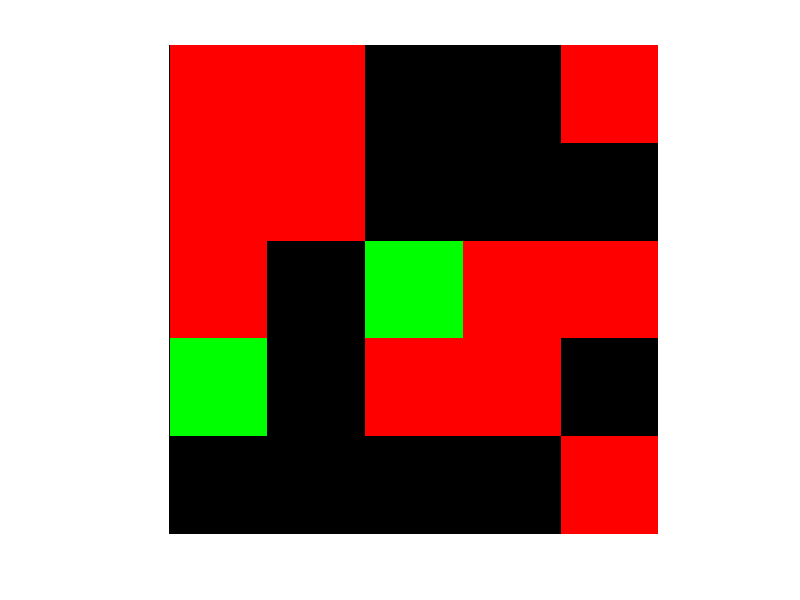

Write MATLAB code to recreate this figure. (Note: this script raises an error after producing the figure.)
%% Random indoor environment generator
% This matlab script makes random environments within a given boundaries of
% an environment. The corridors are generated by virtual agents, started from
% each location that the robot in the final environment will start from. This
% script ensures that the generated corridors are always connected to
% each other. After the corridor generation, doors and rooms are created at
% random as well.
%%%%%%%%%%%
% Authored by Kimberly McGuire (k.n.mcguire@tudelft.nl)
%%%%%%%%%%%%


close all
clc
clear all

%Defined variables
width_environment = 5;
height_environment = 5;
resolution=2;
starting_location_agents = [1,1;5,5];
chance_agent_gostraight = 0.6;
density_corridor = 0.45;
density_openings = 0.5;
size_opening = 8;
opening_percentage = 0.03;
size_rooms = 2;
iterations = 100;
visualize_agents = true;
create_rooms = true;
show_end_result = true;
make_ARGoS_environment = true;

% Initializing environment grid
grid = cell(width_environment,height_environment);
grid{width_environment,height_environment} = [];
for k = 1:width_environment
    for j = 1:height_environment
        grid{k,j}.agent = 0;
        grid{k,j}.circle_action = zeros(2,4);
        grid{k,j}.corridor = 0;
    end
end

% Initialize starting position per agent
for k=1:size(starting_location_agents,2)
    grid{starting_location_agents(k,1),starting_location_agents(k,2)}.agent = 1;
    grid{starting_location_agents(k,1),starting_location_agents(k,2)}.circle_action = circshift([0 1; 1 0; 0 -1; -1 0],[randi([0,4]) 0]);
end

% Initialize variables for loop
random_number = 0;
next_action = "go_straight";

%For It iterations
for it = 1:iterations
    
    %Find current location of agent(s) in grid
    convertgrid= cellfun( @(sas) sas.agent, grid, 'uni', 0 );
    isyes = cellfun(@(sas)isequal(sas,1),convertgrid);
    [rowagent,colagent] = find(isyes);
    
    % For il agents found.
    for il=1:length(rowagent)
        
        %Randomize action selector for the agent
        %pick random number
        random_number = rand;
        %  percent of the time just go straight
        if random_number<=chance_agent_gostraight
            next_action = "go_straight";
        else % Do something else
            precentage_rest = 1-chance_agent_gostraight;
            if random_number>chance_agent_gostraight&&random_number<=chance_agent_gostraight + precentage_rest/2
                next_action = "go_left";
            end
            if random_number>chance_agent_gostraight + precentage_rest/2&&random_number<=1
                next_action = "go_right";
            end
        end
        
        % Per state, find out the direction the agent want to go next with
        % a circle_action. This ensures that the agent only has choice
        % between up left down right (and their immediate neighbors)
        switch next_action
            case "go_straight"
                %Do nothing
            case "go_left"
                grid{rowagent(il),colagent(il)}.circle_action= circshift(grid{rowagent(il),colagent(il)}.circle_action,[-1 0]);
            case "go_right"
                grid{rowagent(il),colagent(il)}.circle_action= circshift(grid{rowagent(il),colagent(il)}.circle_action,[1 0]);
        end
        
        % Calculate next direction and location of the agent
        next_direction = grid{rowagent(il),colagent(il)}.circle_action(1,:);
        next_location_agent = [rowagent(il)+next_direction(1),colagent(il)+next_direction(2)];
        
        %If next location is outside of environment, relocate the agent to
        %the otherside of the environment (like snake 2!)
        next_location_agent = [1 + mod(next_location_agent(1)-1,width_environment), ...
            1 + mod(next_location_agent(2)-1,height_environment)];
        
        %Place the agent at the next location and leave a corridor trace
        grid{next_location_agent(1),next_location_agent(2)}.agent = 1;
        grid{next_location_agent(1),next_location_agent(2)}.circle_action = grid{rowagent(il),colagent(il)}.circle_action ;
        grid{rowagent(il),colagent(il)}.agent = 0;
        grid{rowagent(il),colagent(il)}.corridor = 1;
    end
    
    %Obtain the resulting corridor from this iteration and check if it
    %surpasses the given density value
    result_corridor= cell2mat(cellfun( @(sas) sas.corridor, grid, 'uni', 0 ));
    if sum(sum(result_corridor))/(width_environment*height_environment) > density_corridor
        break
    end
    % Visualize the agents making the environment
    if visualize_agents
        figure(1),
        result_current_location_agent= cell2mat(cellfun( @(sas) sas.agent, grid, 'uni', 0 ));
        rgb=zeros(width_environment,height_environment,3);
        rgb(:,:,1)=result_corridor;
        rgb(:,:,2)=result_current_location_agent;
        imshow(rgb,[],'InitialMagnification',1000)
    end
end


%% Check connectivity of walls between agents
close all

%Find the clusters of corridors
corridor_bin=imbinarize(result_corridor);
connected_corridors= bwconncomp(corridor_bin);


% Go through each cluster and see if the agents position is all in one of them
found_connection=false;
for k = 1:connected_corridors.NumObjects
    [y,x] = ind2sub(size(corridor_bin), connected_corridors.PixelIdxList{k});
    %See per initial position, if the agents sit in the same cluster
    for m = 1:size(starting_location_agents,2)
        clear check_interconnection
        check_interconnection=intersect([y,x],starting_location_agents(m,:),'rows');
        %if just one is empty, immediatly break the loop!
        if isempty(check_interconnection)
            break
        else
            %Do not do anything and continue loop
        end
    end
    %if last check_interconnection is not empty, means it found all agentns
    %initial positions in the one cluster
    if ~isempty(check_interconnection)
        found_connection=true;
        break
    end
end

% Give error messages if the initial position of the agents are not within
% the cluster
if(found_connection==false)
    error("maze is not interconnected!! Run the script again!!")
end


%% Create boundary walls

% Increase binary image for more resolution to create walls
corridor_bin_resize=imresize(corridor_bin,10,'nearest');

% Find bounderies at the clusters of corridors
[boundery_coord,L] = bwboundaries(corridor_bin_resize,4);

%Create binary image for just the walls
boundary_bin=zeros(width_environment*10,height_environment*10);
for k=1:length(boundery_coord)
    boundary = boundery_coord{k};
    for l = 1:size(boundery_coord{k},1)
        boundary_bin(boundery_coord{k}(l,1),boundery_coord{k}(l,2))=1;
    end
end




if create_rooms
    for k=1:size_rooms*10:width_environment*10
        for m=1:height_environment*10
            if (corridor_bin_resize(k,m)==0)
                boundary_bin(k,m)=1;
            end
        end
    end
    for m=1:size_rooms*10:width_environment*10
        for k=1:height_environment*10
            if (corridor_bin_resize(k,m)==0)
                boundary_bin(k,m)=1;
            end
        end
    end
end

boundaries_with_holes = boundary_bin;
for k=1:length(boundery_coord)
    boundary = boundery_coord{k};
    for l = 1:size(boundery_coord{k},1)
        random_number = rand;
        if(random_number<opening_percentage)
            boundaries_with_holes=rgb2gray(insertShape(boundaries_with_holes,'FilledRectangle',[boundery_coord{k}(l,1)-size_opening/2,boundery_coord{k}(l,2)-size_opening/2,size_opening,size_opening],...
                'Color','black','Opacity',1.0));
        end
    end
end

%Create opening like doors, by adding noise to the corridor bin and remove
%it from the created walls
% noise_bin=imbinarize(imnoise(zeros(width_environment,height_environment),'salt & pepper',density_openings));
% noise_bin=imresize(noise_bin,10,'nearest');
% boundaries_with_holes = boundary_bin-noise_bin;
boundery_coord_new=[];
[boundery_coord_new(:,2), boundery_coord_new(:,1)] = find(boundaries_with_holes==1);

if show_end_result

    figure,imshow(boundaries_with_holes)
end


%%  Create Argos environment
% Makes an ARGoS environment based on the random agent-based environment
% builder, by making each box a pixel in the following form:

%  <box id="wall_west" size="0.1,20,0.5" movable="false">
%       <body position="x_pos_argos,y_pos_argos,0" orientation="0,0,0"/>
% </box>
% TO DO: put robots on postions
%
%

if make_ARGoS_environment
    
    
    % Start of environment, based on height and width of the generated one
    str_start_arena = sprintf('<arena size="%d, %d, 2" center="0,0,0.5">',width_environment*resolution,height_environment*resolution);
    str_start_arena= strcat(str_start_arena, ...
        sprintf('\n<box id="wall_1" size="%d,0.1,0.5" movable="false"> \n <body position="0,%d,0" orientation="0,0,0"/>\n</box>' ...
        ,width_environment*resolution,width_environment/2*resolution));
    str_start_arena= strcat(str_start_arena, ...
        sprintf('\n<box id="wall_2" size="%d,0.1,0.5" movable="false"> \n <body position="0,%d,0" orientation="0,0,0"/>\n</box>' ...
        ,width_environment*resolution,-width_environment/2*resolution));
    str_start_arena= strcat(str_start_arena, ...
        sprintf('\n<box id="wall_3" size="0.1,%d,0.5" movable="false"> \n <body position="%d,0,0" orientation="0,0,0"/>\n</box>' ...
        ,width_environment*resolution,width_environment/2*resolution));
    str_start_arena= strcat(str_start_arena, ...
        sprintf('\n<box id="wall_4" size="0.1,%d,0.5" movable="false"> \n <body position="%d,0,0" orientation="0,0,0"/>\n</box>' ...
        ,width_environment*resolution,-width_environment/2*resolution));
    
    str_loc_bot = "";
    rotation=[-270, -90];
    for k = 1:size(starting_location_agents,1)
        str_loc_bot = strcat(str_loc_bot,sprintf('\n<foot-bot id="bot%d">',k-1));
        str_loc_bot = strcat(str_loc_bot,sprintf('\n<body position="%d,%d,0" orientation="%d,0,0" />',...
            starting_location_agents(k,1)*resolution - 1 - width_environment/2*resolution,...
            starting_location_agents(k,2)*resolution -1- height_environment/2*resolution,...
            rotation(k)));
        str_loc_bot = strcat(str_loc_bot,sprintf('\n<controller config="argos_ros_bot_neat"/>\n</foot-bot>'));
    end

    
    
    x_pos_argos = size(boundery_coord_new,1);
    y_pos_argos = size(boundery_coord_new,1);
    id = zeros(size(boundery_coord_new,1),1);
    
    
    % Transform each boundary coordinate to a coordinate in ARGoS
    h=1;
    for k=1:size(boundery_coord_new,1)
        id(h) = h;
        y_pos_argos(h)=boundery_coord_new(k,1) / 10*resolution - width_environment/2*resolution;
        x_pos_argos(h)=boundery_coord_new(k,2) / 10*resolution - height_environment/2*resolution;
        h=h+1;
    end
    list= zeros(length(id),3);
    list(:,1)=id;
    list(:,2)=x_pos_argos;
    list(:,3)=y_pos_argos;
    
    % Put a box as a pixel on where the boundaries are generated
    formatspec = '\n<box id="%d" size="0.2,0.2,0.5" movable="false"> <body position="%4.2f,%4.2f,0" orientation="0,0,0"/> </box>';
    str_random_env = sprintf(formatspec,list');
    
    %specify end of environment area
    str_end_arena = sprintf('\n</arena>');
    
    %Concatenate the strings together
    str_total = strcat(str_start_arena,str_loc_bot, str_random_env, str_end_arena);
    
    % Read out the template file, use it to find the trigger string (which is
    % <arena></arena> in here). Then replace it with str_total with the random
    % generated environment
    fid = fopen(fullfile('..', 'argos_worlds', 'rand_env_template.argos'),'rt');
    f=fread(fid);
    f=char(f.');
    f = strrep(f,'<arena></arena>',str_total);
    fid  = fopen(fullfile('..', 'argos_worlds', 'rand_env_test.argos'),'wt');
    fwrite(fid,f) ;
    fclose(fid);
end
%And you are finished :):):)
disp('Environment generated and saved in ../argos_world/rand_env_test.argos !!!')
